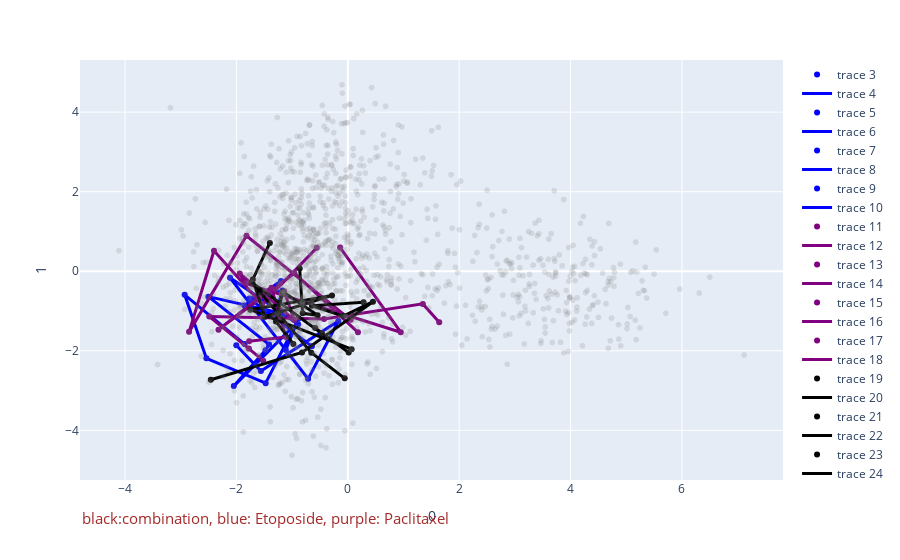

Here is the notebook cell this chart was saved with:
### Code cell
#first connected dots
#black: combination
#blue:Etoposide
#purple: Paclitaxel
import plotly.io as pio
import kaleido

import plotly.express as px
import plotly.graph_objects as go
fig = px.scatter(visualization_data3, x=0, y=1,opacity=0.2,color_discrete_sequence=['grey']) #color=grey_visualization_label)
#training['drug_name']
for i in range(5):
    exec('fig.add_trace(go.Scatter(x=x%d, y=y%d, mode="markers",line=dict(color="blue")))'%(i,i))

    exec('fig.add_trace(go.Scatter(x=x%d,y=y%d, mode="lines",line=dict(width=3, color="blue")))'%(i,i))
    
for i in range(5,9):
    exec('fig.add_trace(go.Scatter(x=x%d, y=y%d, mode="markers",line=dict(color="purple")))'%(i,i))
    
    exec('fig.add_trace(go.Scatter(x=x%d,y=y%d, mode="lines",line=dict(width=3, color="purple")))'%(i,i))
    
for i in range(9,13):
    exec('fig.add_trace(go.Scatter(x=x%d, y=y%d, mode="markers",line=dict(color="black")))'%(i,i))
    
    exec('fig.add_trace(go.Scatter(x=x%d,y=y%d, mode="lines",line=dict(width=3, color="black")))'%(i,i)) #row=1, col=1)
fig.add_annotation(dict(font=dict(color='brown',size=15),
                                        x=0,
                                        y=-0.12,
                                        showarrow=False,
                                        text="black:combination, blue: Etoposide, purple: Paclitaxel",
                                        textangle=0,
                                        xanchor='left',
                                        xref="paper",
                                        yref="paper"))
#fig.write_image("figure.png", engine="kaleido")
fig.show()
#fig.add_trace(go.Scatter(x=x2,y=y2, mode="lines",line=dict(width=2, color='skyblue')))
#trace2 = px.line(x=["a","b","c"], y=[50,70,90], title="second trace")

#fig.add_trace(trace2)
#fig.write_image("e+p.jpg", width=1920, height=1080)
#fig.write_image("e+p.png",engine='auto')

#plt.io.to_image(fig, format='png')
#image1=pio.to_image(fig,format='png')

### Figure 1 — Plotly figure (JSON) as saved in the notebook; plotly's stock layout.template omitted (floating-point values rounded to 4 significant figures; data arrays with more than 128 entries replaced by an {"elided": "..."} marker saying what was removed)
{"data": [{"hovertemplate": "0=%{x}<br>1=%{y}<extra></extra>", "legendgroup": "", "marker": {"color": "grey", "opacity": 0.2, "symbol": "circle"}, "mode": "markers", "name": "", "showlegend": false, "type": "scattergl", "x": {"elided": "1416 float values"}, "xaxis": "x", "y": {"elided": "1416 float values"}, "yaxis": "y"}, {"line": {"color": "blue"}, "mode": "markers", "type": "scatter", "x": [], "y": []}, {"line": {"color": "blue", "width": 3}, "mode": "lines", "type": "scatter", "x": [], "y": []}, {"line": {"color": "blue"}, "mode": "markers", "type": "scatter", "x": [-1.853, -2.929, -2.539, -1.475, -0.8879, -1.113], "y": [-1.831, -0.5935, -2.191, -2.814, -1.196, -1.98]}, {"line": {"color": "blue", "width": 3}, "mode": "lines", "type": "scatter", "x": [-1.853, -2.929, -2.539, -1.475, -0.8879, -1.113], "y": [-1.831, -0.5935, -2.191, -2.814, -1.196, -1.98]}, {"line": {"color": "blue"}, "mode": "markers", "type": "scatter", "x": [-2.002, -1.561, -0.1695, -0.7122, -2.114, -0.8917], "y": [-1.86, -2.512, -1.253, -2.706, -0.1644, -1.331]}, {"line": {"color": "blue", "width": 3}, "mode": "lines", "type": "scatter", "x": [-2.002, -1.561, -0.1695, -0.7122, -2.114, -0.8917], "y": [-1.86, -2.512, -1.253, -2.706, -0.1644, -1.331]}, {"line": {"color": "blue"}, "mode": "markers", "type": "scatter", "x": [-0.645, -1.765, -1.17, -1.316, -1.857, -1.201], "y": [-1.889, -0.6879, -0.4832, -1.098, -0.8645, -0.2476]}, {"line": {"color": "blue", "width": 3}, "mode": "lines", "type": "scatter", "x": [-0.645, -1.765, -1.17, -1.316, -1.857, -1.201], "y": [-1.889, -0.6879, -0.4832, -1.098, -0.8645, -0.2476]}, {"line": {"color": "blue"}, "mode": "markers", "type": "scatter", "x": [-1.156, -2.503, -1.413, -1.478, -2.047, -1.012], "y": [-1.071, -0.639, -1.844, -1.985, -2.889, -1.43]}, {"line": {"color": "blue", "width": 3}, "mode": "lines", "type": "scatter", "x": [-1.156, -2.503, -1.413, -1.478, -2.047, -1.012], "y": [-1.071, -0.639, -1.844, -1.985, -2.889, -1.43]}, {"line": {"color": "purple"}, "mode": "markers", "type": "scatter", "x": [0.1823, -0.9589, -2.322, -1.371, -1.111, -1.772], "y": [-1.537, -0.05024, -1.469, -0.4169, -1.651, -1.762]}, {"line": {"color": "purple", "width": 3}, "mode": "lines", "type": "scatter", "x": [0.1823, -0.9589, -2.322, -1.371, -1.111, -1.772], "y": [-1.537, -0.05024, -1.469, -0.4169, -1.651, -1.762]}, {"line": {"color": "purple"}, "mode": "markers", "type": "scatter", "x": [0.05091, -1.82, -2.85, -2.403, -1.541, -0.5579], "y": [-1.223, 0.8919, -1.525, 0.5157, -0.8313, 0.5875]}, {"line": {"color": "purple", "width": 3}, "mode": "lines", "type": "scatter", "x": [0.05091, -1.82, -2.85, -2.403, -1.541, -0.5579], "y": [-1.223, 0.8919, -1.525, 0.5157, -0.8313, 0.5875]}, {"line": {"color": "purple"}, "mode": "markers", "type": "scatter", "x": [-0.1371, 0.9501, -1.843, -1.941, -0.9615, -1.143], "y": [0.5943, -1.534, -0.3052, -0.05609, -1.227, -0.5112]}, {"line": {"color": "purple", "width": 3}, "mode": "lines", "type": "scatter", "x": [-0.1371, 0.9501, -1.843, -1.941, -0.9615, -1.143], "y": [0.5943, -1.534, -0.3052, -0.05609, -1.227, -0.5112]}, {"line": {"color": "purple"}, "mode": "markers", "type": "scatter", "x": [1.641, 1.347, -0.4259, -2.486, -1.777, -1.519], "y": [-1.28, -0.8214, -1.199, -1.139, -1.945, -2.25]}, {"line": {"color": "purple", "width": 3}, "mode": "lines", "type": "scatter", "x": [1.641, 1.347, -0.4259, -2.486, -1.777, -1.519], "y": [-1.28, -0.8214, -1.199, -1.139, -1.945, -2.25]}, {"line": {"color": "black"}, "mode": "markers", "type": "scatter", "x": [0.01557, -0.5846, -0.4653, -1.725, -0.6551, -0.0558], "y": [-2.044, -1.427, -1.566, -0.2843, -2.047, -2.693]}, {"line": {"color": "black", "width": 3}, "mode": "lines", "type": "scatter", "x": [0.01557, -0.5846, -0.4653, -1.725, -0.6551, -0.0558], "y": [-2.044, -1.427, -1.566, -0.2843, -2.047, -2.693]}, {"line": {"color": "black"}, "mode": "markers", "type": "scatter", "x": [-0.8641, -0.8115, -0.5426, -1.166, -1.291, -0.9775], "y": [0.06619, -1.058, -1.107, -0.5155, -1.263, -1.831]}, {"line": {"color": "black", "width": 3}, "mode": "lines", "type": "scatter", "x": [-0.8641, -0.8115, -0.5426, -1.166, -1.291, -0.9775], "y": [0.06619, -1.058, -1.107, -0.5155, -1.263, -1.831]}, {"line": {"color": "black"}, "mode": "markers", "type": "scatter", "x": [-1.4, -1.706, -1.491, -0.2835, -1.75, 0.06795], "y": [0.7098, -0.208, -1.146, -0.6084, -0.9668, -1.96]}, {"line": {"color": "black", "width": 3}, "mode": "lines", "type": "scatter", "x": [-1.4, -1.706, -1.491, -0.2835, -1.75, 0.06795], "y": [0.7098, -0.208, -1.146, -0.6084, -0.9668, -1.96]}, {"line": {"color": "black"}, "mode": "markers", "type": "scatter", "x": [0.2825, -0.645, -0.08082, 0.4517, -0.8226, -2.46], "y": [-0.7775, -0.8678, -1.128, -0.7671, -2.041, -2.729]}, {"line": {"color": "black", "width": 3}, "mode": "lines", "type": "scatter", "x": [0.2825, -0.645, -0.08082, 0.4517, -0.8226, -2.46], "y": [-0.7775, -0.8678, -1.128, -0.7671, -2.041, -2.729]}], "layout": {"annotations": [{"font": {"color": "brown", "size": 15}, "showarrow": false, "text": "black:combination, blue: Etoposide, purple: Paclitaxel", "textangle": 0, "x": 0, "xanchor": "left", "xref": "paper", "y": -0.12, "yref": "paper"}], "legend": {"tracegroupgap": 0}, "margin": {"t": 60}, "xaxis": {"anchor": "y", "domain": [0, 1], "title": {"text": "0"}}, "yaxis": {"anchor": "x", "domain": [0, 1], "title": {"text": "1"}}}}
